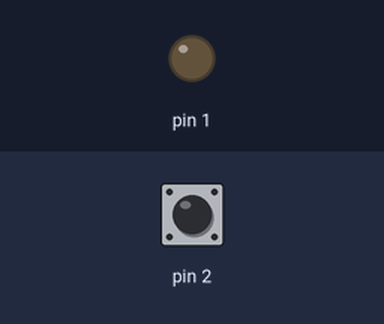
A sketch run on a simulated Arduino Uno, built with avr-gcc and run on an emulated ATmega328P. Parts: output pins drawn as LEDs (lit = HIGH). The inputs (shaded band) are chosen by the test bench; at power-on: pin 2 HIGH.

Above: at 0.3 s.
At 24.2 s:
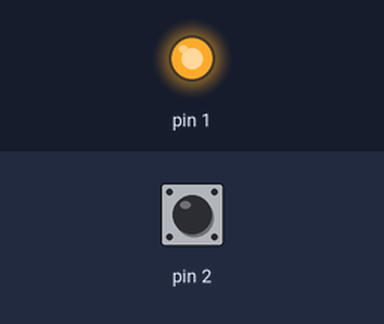
Timing chart, 0 to 25.7 s (numbered marks = the images above):
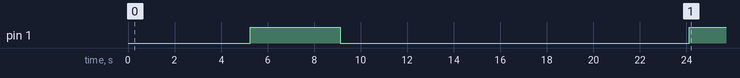

The sketch:

notice-poll.ino
```cpp
// train/notice-poll - Tier 3
//
// The closing question. Opens a three-question form.
//
// This is the payload that turns an exercise into actual measurement. Every
// awareness deck reports a satisfaction score; almost none report whether the
// technique worked, because asking "did you notice?" usually gets a shrug in
// the room and a rushed answer on the form.
//
// The questions are deliberately the ones whose answers change policy. If most
// people never noticed, the control that matters is the USB allow-list, not
// more training slides. Put this URL somewhere you will actually look at the
// results, and do not let the numbers go stale by only asking once.

#include <duck.h>

// Swap your URL into the middle literal. Adjacent string literals are folded
// together at compile time, so this costs nothing and stays readable.
//
// Start-Process rather than typing the URL into the Run dialog: ':' and '/'
// sit on different keys with different shift states on a UK keyboard, so a
// raw-typed https:// URL comes out mangled. Base64 carries it intact.
static const char SCRIPT[] PROGMEM =
    "Start-Process '"
    "https://forms.example.org/did-you-notice"
    "'";

void setup() {
  duckBegin();

  // Let a preceding demo payload finish before taking over the screen.
  delayOrAbort(1500);

  runPS(SCRIPT, false, 1000);

  // Browsers take a while to start. Sit on the LED so you can tell the
  // payload completed rather than the device dying mid-run.
  ledOn();
  delayOrAbort(15000);
  ledOff();
}

void loop() {}
```
